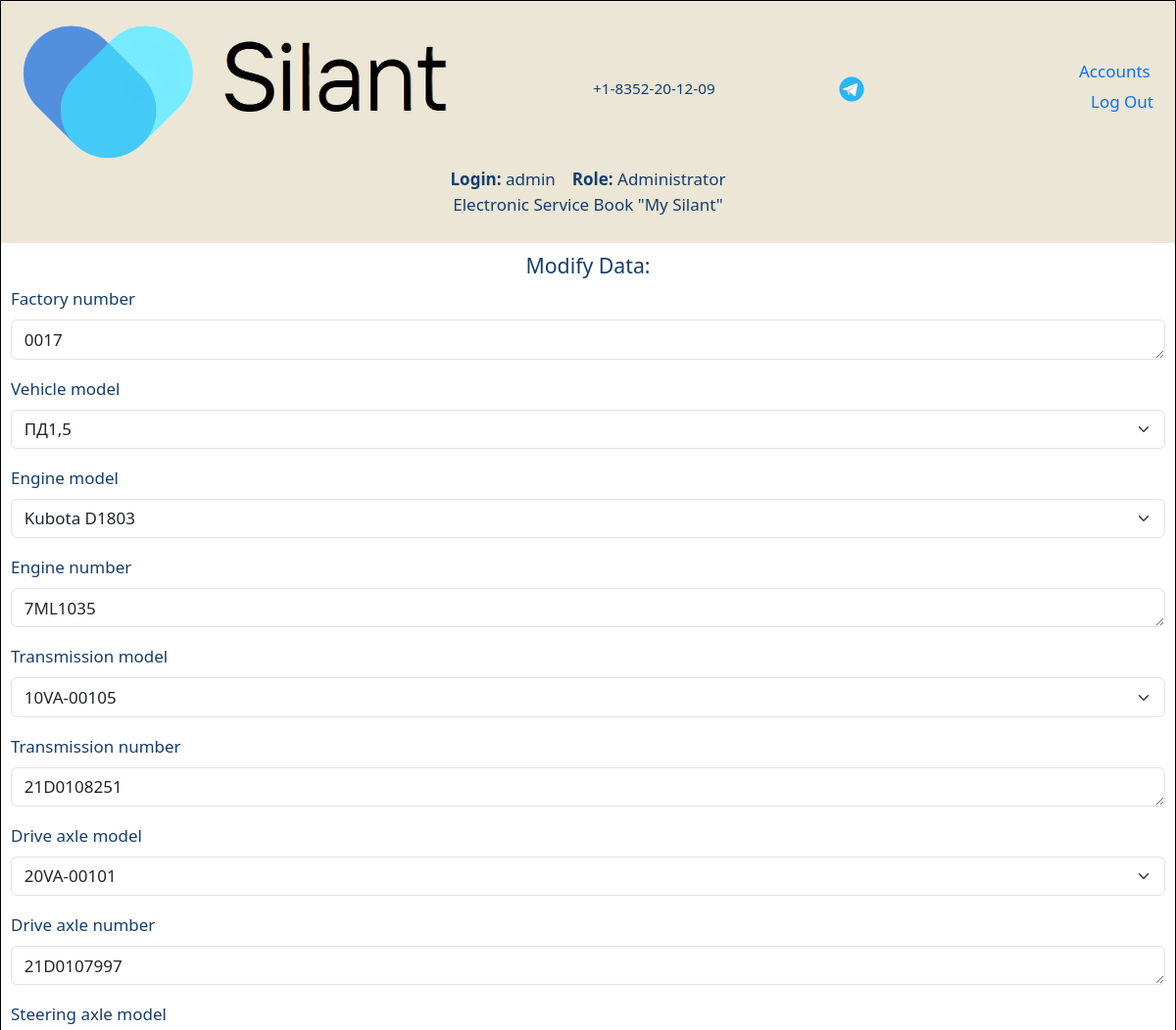
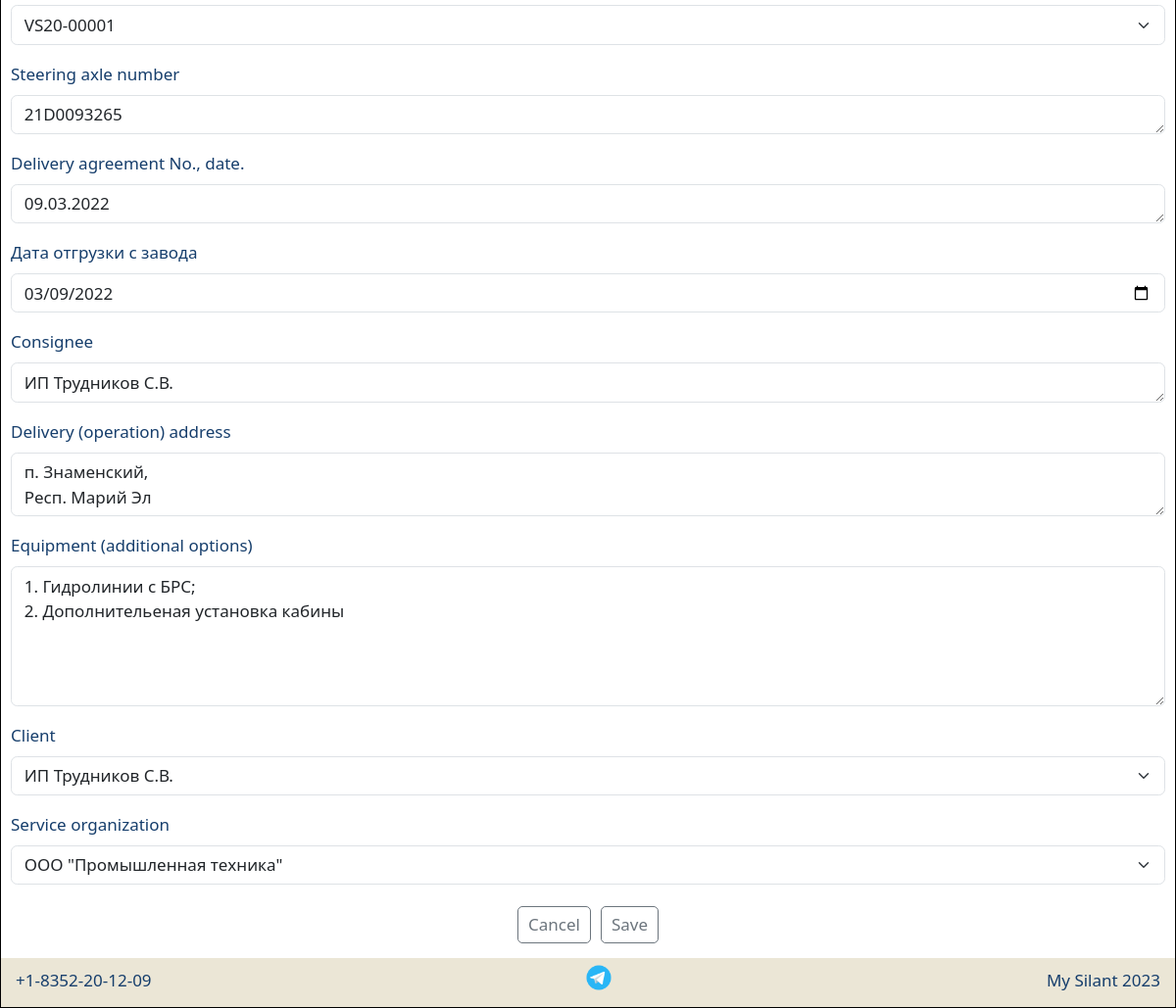
The app's page /info/1/edit (signed in) with its own data (2 pictures, top to bottom).
### services/models.py (models this page shows, shortened)
class Car(models.Model):
    factory_number = models.TextField(max_length=17, unique=True, db_index=True, verbose_name='Factory number')
    technique_model = models.ForeignKey(Technique_model, on_delete=models.CASCADE, db_index=True, verbose_name='Vehicle model')
    engine_model = models.ForeignKey(Engine_model, on_delete=models.CASCADE, db_index=True, verbose_name='Engine model')
    engine_number = models.TextField(max_length=17, verbose_name='Engine number')
    transmission_model = models.ForeignKey(Transmission_model, on_delete=models.CASCADE, db_index=True, verbose_name='Transmission model')
    transmission_number = models.TextField(max_length=50, verbose_name='Transmission number')
    drive_axle_model = models.ForeignKey(Drive_axle_model, on_delete=models.CASCADE, db_index=True, verbose_name='Drive axle model')
    drive_axle_number = models.TextField(max_length=50, verbose_name='Drive axle number')
    steerable_axle_model = models.ForeignKey(Steerable_axle_model, on_delete=models.CASCADE, db_index=True, verbose_name='Steering axle model')
    steerable_axle_number = models.TextField(max_length=50, verbose_name='Steering axle number')
    supply_contract = models.TextField(max_length=50, blank=True, verbose_name='Delivery agreement No., date.')
    date_of_shipment_from_the_factory = models.DateField(db_index=True, verbose_name='Дата отгрузки с завода')
    consignee = models.TextField(max_length=50, blank=True, verbose_name='Consignee')
    delivery_address = models.TextField(max_length=300, blank=True, verbose_name='Delivery (operation) address')
    equipment = models.TextField(blank=True, verbose_name='Equipment (additional options)')
    client = models.ForeignKey(CustomUser, on_delete=models.CASCADE, null=True, blank=True, verbose_name='Client')
    service_company = models.ForeignKey(Service_company, null=True, on_delete=models.CASCADE, blank=True, verbose_name='Service organization')
    class Meta:
        verbose_name = 'Car'
        verbose_name_plural = 'Cars'
        ordering = ['date_of_shipment_from_the_factory']

### services/views.py (the view)
# urls.py: path('info/<int:pk>/edit', EditCar.as_view()),
class EditCar(PermissionRequiredMixin, UpdateView):
    permission_required = 'services.change_car'
    model = Car
    template_name = 'update.html'
    form_class = CreateCarForm
    success_url = '/info'

### services/forms.py
class CreateCarForm(forms.ModelForm):
    client = forms.ModelChoiceField(
        queryset=CustomUser.objects.filter(groups__name='client').order_by('first_name')
    )
    class Meta:
        model = Car
        widgets = {
            'factory_number': forms.Textarea(attrs={'rows': 1}),
            'engine_number': forms.Textarea(attrs={'rows': 1}),
            'transmission_number': forms.Textarea(attrs={'rows': 1}),
            'drive_axle_number': forms.Textarea(attrs={'rows': 1}),
            'steerable_axle_number': forms.Textarea(attrs={'rows': 1}),
            'supply_contract': forms.Textarea(attrs={'rows': 1}),
            'consignee': forms.Textarea(attrs={'rows': 1}),
            'delivery_address': forms.Textarea(attrs={'rows': 2}),
            'equipment': forms.Textarea(attrs={'rows': 5}),
            'date_of_shipment_from_the_factory': forms.NumberInput(attrs={'type': 'date'}),
        }
        fields = '__all__'

### services/models.py (called while the page is built)
    def __str__(self):
        return self.first_name

    def __str__(self):
        return f'{self.name}'

    def __str__(self):
        return f'{self.name}'

    def __str__(self):
        return f'{self.name}'

    def __str__(self):
        return f'{self.name}'

    def __str__(self):
        return f'{self.name}'

    def __str__(self):
        return f'{self.name}'

### services/templatetags/auth_extras.py (called while the page is built)
@register.filter(name='has_group')
def has_group(user, group_name):
    group = Group.objects.get(name=group_name)
    return True if group in user.groups.all() else False

### services/templates/update.html (shortened to what this page needs)
{% extends 'default.html' %}
{% load bootstrap5 %}
{% block bootstrap_css %}{% bootstrap_css %}{% endblock bootstrap_css %}
{% load auth_extras %}
{% block content %}
<h5 class="center">Modify Data:</h5>
    <form method="post">
        {% bootstrap_form form layout='horizontal' %}
        <div class="center">
            {% buttons %}
            {% url 'index' as temporary_url %}
            <a class="button medium" href="{{ request.get_full_path|slice:':-7' }}" role="button">Cancel</a>
            <button type="submit" class="button medium">Save</button>
            {% endbuttons %}
        </div>
    </form>
{% endblock content %}

### services/templates/fragments/username_group.html
{% load auth_extras %}
{% if user.is_authenticated %}
    <div class="center">
        <div><b>Login:</b> {{ user.username }}&emsp;</div>
        <div>
            <b>Role:</b>
            {% if request.user|has_group:"client" %}
                Client
            {% elif request.user|has_group:"service" %}
                Service Company
            {% elif request.user|has_group:"manager" %}
                Manager
            {% elif request.user|has_group:"admin" %}
                Administrator
            {% endif %}
        </div>
    </div>
{% else %}
        <div class="center"><p>You are not authenticated</p></div>
{% endif %}

### static/css/style.css (style rules this page uses)
:root { --silant_black: #163E6C; --silant_red: #D20A11; --silant_beige: #EBE6D6; --silant_grey: #6c757d; --silant_light_grey: #e6e6e6; --silant_cell_grey: #f3f3f3; }
* { margin: 0; padding: 0; }
html { font-family: "PT-Astra-Sans_Regular"; line-height: 1.5; -webkit-text-size-adjust: 100%; -ms-text-size-adjust: 100%; -moz-text-size-adjust: 100%; -ms-overflow-style: scrollbar; -webkit-tap-highlight-color: rgba(0, 0, 0, 0); }
body { height: 100%; font-weight: 400; line-height: 1.5; color: var(--silant_black); }
h1, h2, h3, h4, h5, h6 { margin-top: 0; margin-bottom: 0.5rem; }
a { text-decoration: none !important; }
input { color: var(--silant_black); }
select { color: var(--silant_black); border: 1px solid #ced4da; border-radius: 0.25rem; }
.center { display: -webkit-flex; display: flex; justify-content: center; text-align: center; }
.button { border: 1px solid var(--silant_grey); display: inline-block; text-decoration: none; border-radius: 5px; color: var(--silant_grey); background: transparent; cursor: pointer; }
.button.medium { padding: 5px 10px; margin: 5px; }

### static/css/mobile.css (style rules this page uses)
html { font-size: 15px; }

### static/css/760.css (style rules this page uses)
html { font-size: 17px; }

### static/css/360.css (style rules this page uses)
html { font-size: 15px; }

### static/css/1366.css (style rules this page uses)
html { font-size: 18px; }

### static/css/1536.css (style rules this page uses)
html { font-size: 19px; }

### records on screen
Car: factory_number "0017", technique_model "ПД1,5", engine_model "Kubota D1803", engine_number "7ML1035", transmission_model "10VA-00105", transmission_number "21D0108251", drive_axle_model "20VA-00101", drive_axle_number "21D0107997", steerable_axle_model "VS20-00001", steerable_axle_number "21D0093265", supply_contract "09.03.2022", date_of_shipment_from_the_factory "03/09/2022", consignee "ИП Трудников С.В.", delivery_address "п. Знаменский, Респ. Марий Эл", equipment "1. Гидролинии с БРС; 2. Дополнительеная установка кабины", client "ИП Трудников С.В.", service_company "ООО \"Промышленная техника\""

### other values on screen
{{ user.username }} "admin"
